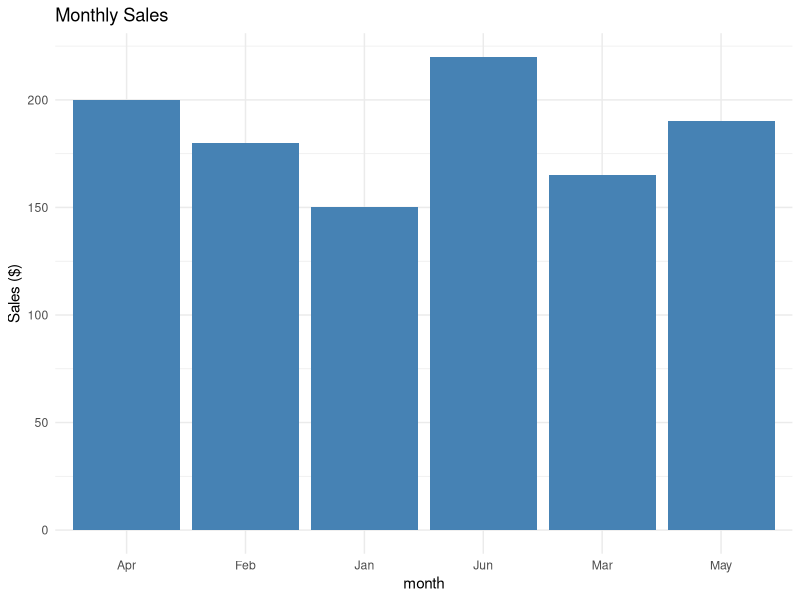

Recreate this plot in R.
## ---- chunk 1
library(ggplot2)

# Simple demo data
data <- data.frame(
  month = month.abb[1:6],
  sales = c(150, 180, 165, 200, 190, 220)
)

# Create plot
ggplot(data, aes(x = month, y = sales)) +
  geom_col(fill = "steelblue") +
  theme_minimal() +
  labs(title = "Monthly Sales", y = "Sales ($)")
